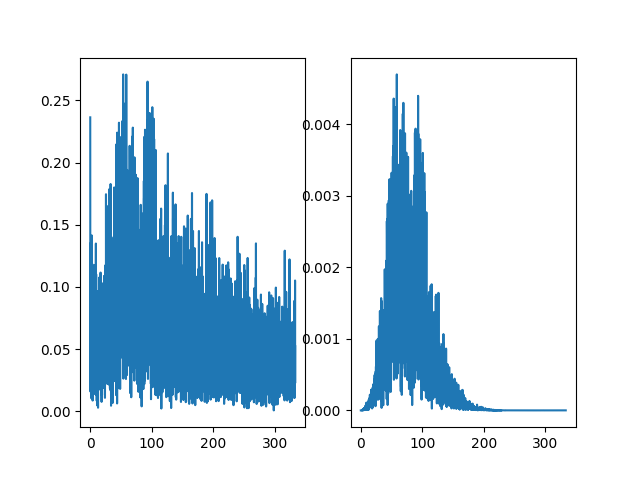

This chart was generated by the following Python code:
from sklearn.decomposition import PCA
import numpy as np
import pandas
import matplotlib.pyplot as plt
from scipy.fft import fft, fftfreq
from scipy.ndimage import gaussian_filter1d

from sklearn import preprocessing
from sklearn.preprocessing import StandardScaler

# fig = plt.figure()
# ax = fig.add_subplot()
columns = ["AccZ", "AccY", "AccX"]
data = pandas.read_csv(r"data.csv", usecols=columns)
data = data.apply(pandas.to_numeric, errors='coerce')
data = data.dropna()
accx = data['AccX']  # Replace 'label_column' with the name of the column containing the labels
accy = data['AccY']
accz = data['AccZ']

accx, accy, accz = accx.to_numpy().reshape(-1, 1), accy.to_numpy().reshape(-1, 1), accz.to_numpy().reshape(-1, 1),

def get_fft(signal):
    N = len(signal)
    T = 1.0 / 667
    y = signal
    yf = fft(y)
    xf = fftfreq(N, T)[:N // 2]
    return xf[1:], 2.0/N * np.abs(yf[1:N//2])


def get_pca(x, y, z):
    pca = PCA(n_components=1)
    accelerations = np.array([x, y, z])
    accelerations = accelerations.reshape((accelerations.shape[0], accelerations.shape[1]))
    x_pca = pca.fit_transform(accelerations.T)
    return x_pca


fig, (ax1, ax2) = plt.subplots(1, 2)
magnitudes = [np.linalg.norm(vec) for vec in zip(accx, accy, accz)]
xf1, yf1 = get_fft(magnitudes)
ax1.plot(xf1, yf1)
smoothed_magnitudes = magnitudes - gaussian_filter1d(magnitudes, sigma=0.5)
smoothed_magnitudes = gaussian_filter1d(smoothed_magnitudes, sigma=2)
xf2, yf2 = get_fft(smoothed_magnitudes)
ax2.plot(xf2, yf2)
plt.savefig('fourier.png')

# ax.scatter(accx, accy, accz)
# plt.show()
# scaler = StandardScaler()
# x_std = scaler.fit_transform(x)
#
#

#
# plt.title("Analysis")
#
# plt.show()
